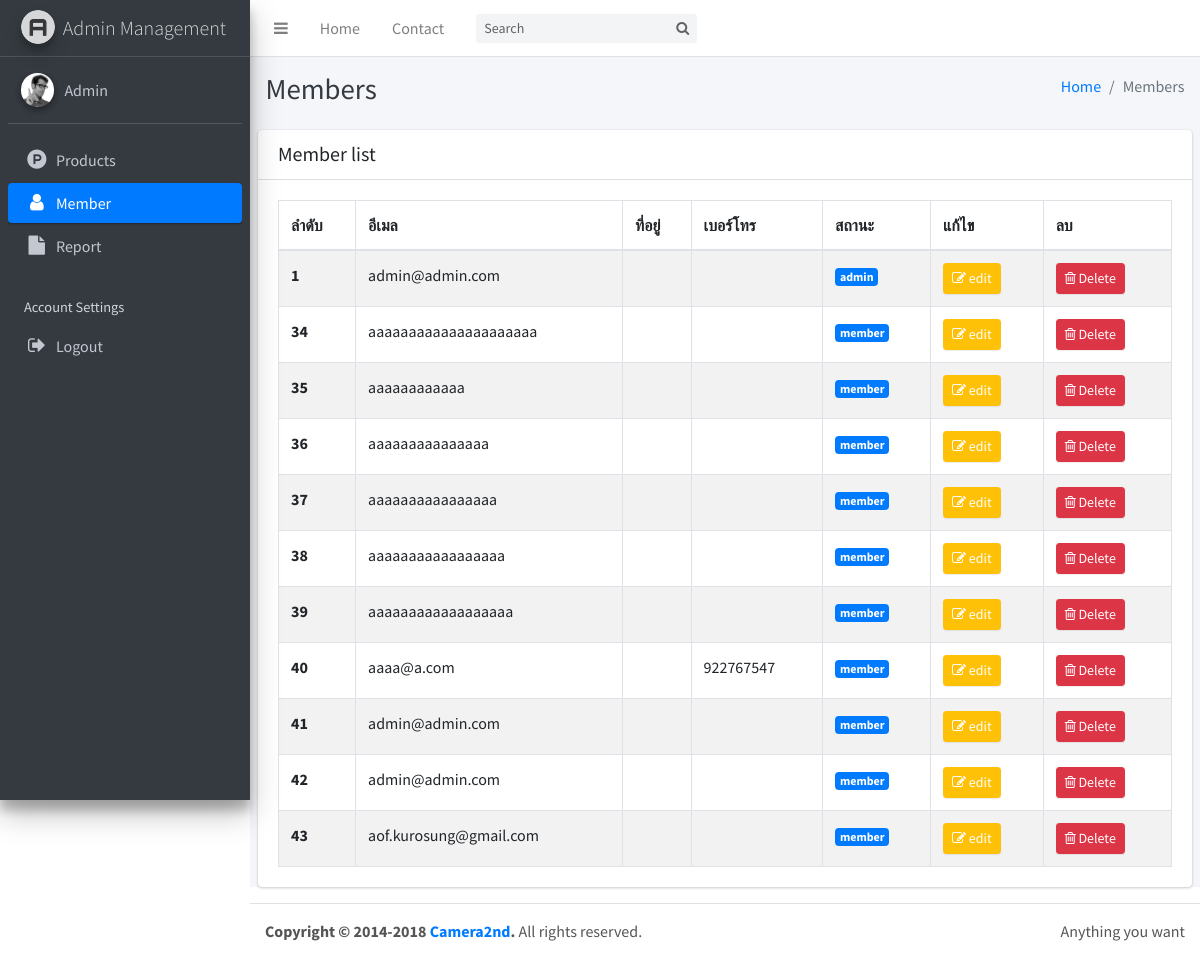
Screenshot of /camera2nd/admin/pages/member/index.php (signed in) with the database file from the repository.
### tables this page shows
CREATE TABLE `members` (
  `id` int(11) NOT NULL,
  `name` varchar(255) NOT NULL DEFAULT 'member',
  `email` varchar(255) NOT NULL,
  `password` varchar(255) NOT NULL,
  `address` text,
  `phone` varchar(45) DEFAULT NULL,
  `status` int(11) NOT NULL DEFAULT '1',
  `created_at` datetime NOT NULL DEFAULT CURRENT_TIMESTAMP,
  `updated_at` datetime NOT NULL DEFAULT CURRENT_TIMESTAMP
);

### camera2nd/admin/pages/member/index.php (the view, shortened to what this page needs)
<?php
    include_once('../includes/connectdb.php');
    $sql = "SELECT * FROM members";
    $result = mysqli_query($conn,$sql);
?>
<!DOCTYPE html>
<html lang="en">
<head>
  <link rel="stylesheet" href="../../plugins/font-awesome/css/font-awesome.min.css">
  <link rel="stylesheet" href="../../dist/css/adminlte.min.css">
</head>
<body class="hold-transition sidebar-mini">
<div class="wrapper">
  <?php include '../includes/navbar.php'; ?>
  <?php include '../includes/aside.php'; ?>
  <div class="content-wrapper">
    <section class="content-header">
      <div class="container-fluid">
        <div class="row mb-2">
          <div class="col-sm-6">
            <h1 class="m-0 text-dark">Members</h1>
          </div>
          <div class="col-sm-6">
            <ol class="breadcrumb float-sm-right">
              <li class="breadcrumb-item"><a href="#">Home</a></li>
              <li class="breadcrumb-item active">Members</li>
            </ol>
          </div>
        </div>
      </div>
    </section>
    <section class="content">
      <div class="card">
        <div class="card-header">
          <h3 class="card-title d-inline-block">Member list</h3>
        </div>
        <div class="card-body">
          <table class="table table-bordered table-striped">
            <thead>
              <tr>
                <th scope="col">ลำดับ</th>
                <th scope="col">อีเมล</th>
                <th scope="col">ที่อยู่</th>
                <th scope="col">เบอร์โทร</th>
                <th scope="col">สถานะ</th>
                <th scope="col">แก้ไข</th>
                <th scope="col">ลบ</th>
              </tr>
            </thead>
            <tbody>
              <?php while ($row = mysqli_fetch_assoc($result)) { ?>
              <tr>
                <th scope="row"><?= $row['id'] ?></th>
                <td><?= $row['email'] ?>
                <td><?= $row['address'] ?></td>
                <td><?= $row['phone'] ?></td>
                <td>
                  <span class="badge badge-primary"><?= $row['name'] ?></span>
                </td>
                <td>
                  <a href="update.php?id=<?= $row['id'] ?>" class="btn btn-sm btn-warning text-white">
                    <i class="fa fa-edit"></i> edit
                  </a>
                </td>
                <td>
                  <button type="button" id="<?= $row['id'] ?>" class="btn btn-sm btn-danger text-white delete">
                    <i class="fa fa-trash-o"></i> Delete
                  </button>
                </td>
              </tr>
            <?php } ?>
            </tbody>
          </table>
        </div>
      </div>
    </section>
  </div>
  <?php include '../includes/foot.php'; ?>
</body>
</html>

### rows the page displays
members: id "1", email "admin@admin.com", name "admin"
members: id "34", email "aaaaaaaaaaaaaaaaaaaaa", name "member"
members: id "35", email "aaaaaaaaaaaa", name "member"
members: id "36", email "aaaaaaaaaaaaaaa", name "member"
members: id "37", email "aaaaaaaaaaaaaaaa", name "member"
members: id "38", email "aaaaaaaaaaaaaaaaa", name "member"
members: id "39", email "aaaaaaaaaaaaaaaaaa", name "member"
members: id "40", email "aaaa@a.com", phone "922767547", name "member"
members: id "41", email "admin@admin.com", name "member"
members: id "42", email "admin@admin.com", name "member"
members: id "43", email "aof.kurosung@gmail.com", name "member"
